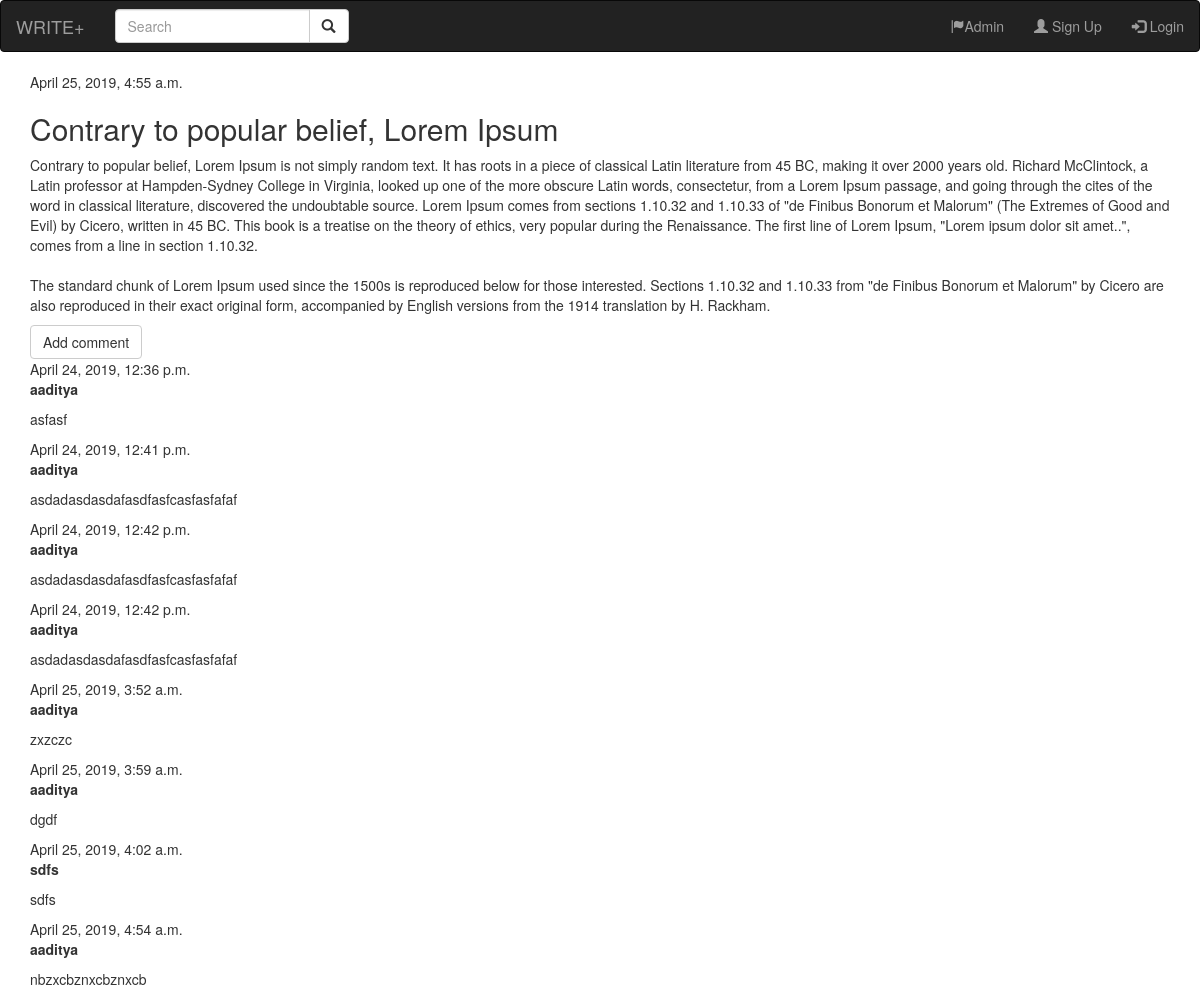
The app's page /addblog/post/15/ with its own data.
### blogcontent/models.py (models this page shows, shortened)
class Article(models.Model):
    CATA_CHOICES = (
        ('ART','ART'),
        ('BEAUTY','BEAUTY'),
        ('BOOKS','BOOKS'),
        ('CULTURE','CULTURE'),
        ('FICTION','FICTION'),
        ('FILM','FILM'),
        ('FOOD','FOOD'),
        ('GAMING','GAMING'),
        ('HUMOUR','HUMOUR'),
        ('MEDIUM','MEDIUM')
    )
    author = models.ForeignKey(settings.AUTH_USER_MODEL, on_delete=models.CASCADE)
    title = models.CharField(max_length=200)
    text = models.TextField()
    catagory = models.CharField(max_length=25,
                                      choices=CATA_CHOICES,
                                      default='MEDIUM')
    created_date = models.DateTimeField(default=timezone.now)
    published_date = models.DateTimeField(blank=True, null=True)

class Comment(models.Model):
    post = models.ForeignKey('blogcontent.Article', on_delete=models.CASCADE, related_name='comments')
    author = models.CharField(max_length=200)
    text = models.TextField()
    created_date = models.DateTimeField(default=timezone.now)
    approved_comment = models.BooleanField(default=False)

### blogcontent/views.py (the view)
# urls.py: path('post/<int:pk>/', views.post_detail, name='post_detail'),
def post_detail(request, pk):
    blogdata = get_object_or_404(Article, pk=pk)
    return render(request, 'blogcontent/post_detail.html', {'blogdata': blogdata})

### templates/blogcontent/post_detail.html (shortened to what this page needs)
{% extends "blogauth/base.html" %}
{% load staticfiles %}
{% block body_block %}
<div class="post">
    {% if blogdata.published_date %}
    <div class="date">
        {{ blogdata.published_date }}
    </div>
    {% endif %}
    <h2>{{ blogdata.title }}</h2>
    <p>{{ blogdata.text|linebreaksbr }}</p>
</div>
{% block content %}
<a class="btn btn-default" href="{% url 'blogcontent:add_comment_to_post' pk=blogdata.pk %}">Add comment</a>
{% for comment in blogdata.comments.all %}
    {% if user.is_authenticated or comment.approved_comment %}
    <div class="comment">
        <div class="date">
            {{ comment.created_date }}
        </div>
        <strong>{{ comment.author }}</strong>
        <p>{{ comment.text|linebreaks }}</p>
    </div>
    {% endif %}
{% empty %}
    <p>No comments here yet :(</p>
{% endfor %}
{% endblock %}
{% endblock %}

### records on screen
Article: published_date "April 25, 2019, 4:55 a.m.", title "Contrary to popular belief, Lorem Ipsum", text "Contrary to popular belief, Lorem Ipsum is not simply random text. It has roots in a piece of classical Latin literature from 45 BC, making it over 2000 years old. Richard McClintock, a Latin professor at Hampden-Sydney College in Virginia, looked up one of the more obscure Latin words, consectetur, from a Lorem Ipsum passage, and going through the cites of the word in classical literature, discovered the undoubtable source. Lorem Ipsum comes from sections 1.10.32 and 1.10.33 of \"de Finibus Bonorum et Malorum\" (The Extremes of Good and Evil) by Cicero, written in 45 BC. This book is a treatise on the theory of ethics, very popular during the Renaissance. The first line of Lorem Ipsum,…"
Comment: created_date "April 24, 2019, 12:36 p.m.", author "aaditya", text "asfasf"
Comment: created_date "April 24, 2019, 12:41 p.m.", author "aaditya", text "asdadasdasdafasdfasfcasfasfafaf"
Comment: created_date "April 24, 2019, 12:42 p.m.", author "aaditya", text "asdadasdasdafasdfasfcasfasfafaf"
Comment: created_date "April 24, 2019, 12:42 p.m.", author "aaditya", text "asdadasdasdafasdfasfcasfasfafaf"
Comment: created_date "April 25, 2019, 3:52 a.m.", author "aaditya", text "zxzczc"
Comment: created_date "April 25, 2019, 3:59 a.m.", author "aaditya", text "dgdf"
Comment: created_date "April 25, 2019, 4:02 a.m.", author "sdfs", text "sdfs"
Comment: created_date "April 25, 2019, 4:54 a.m.", author "aaditya", text "nbzxcbznxcbznxcb"
